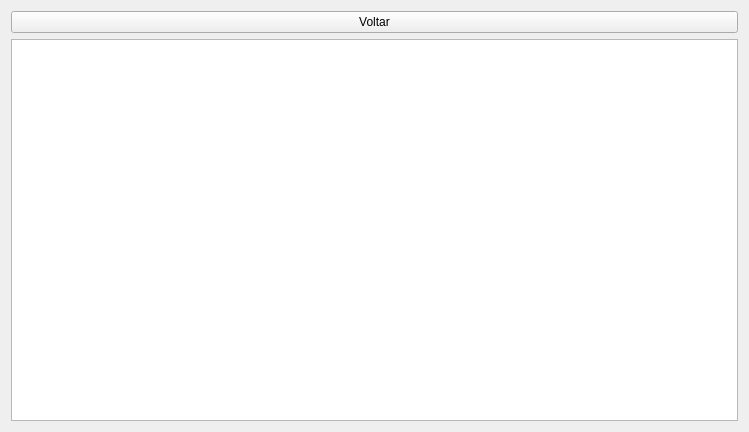
<?xml version="1.0" encoding="UTF-8"?>
<ui version="4.0">
 <class>ListarDialog</class>
 <widget class="QWidget" name="ListarDialog">
  <property name="geometry">
   <rect>
    <x>0</x>
    <y>0</y>
    <width>749</width>
    <height>432</height>
   </rect>
  </property>
  <property name="windowTitle">
   <string>Dialog</string>
  </property>
  <layout class="QVBoxLayout" name="verticalLayout_2">
   <item>
    <widget class="QPushButton" name="pushButtonVoltar">
     <property name="text">
      <string>Voltar</string>
     </property>
    </widget>
   </item>
   <item>
    <layout class="QVBoxLayout" name="verticalLayout">
     <item>
      <widget class="QTableWidget" name="tableWidgetListar"/>
     </item>
    </layout>
   </item>
  </layout>
 </widget>
 <resources/>
 <connections/>
</ui>
